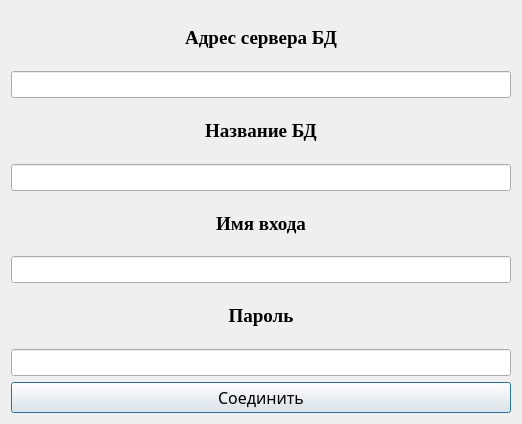
<?xml version="1.0" encoding="UTF-8"?>
<ui version="4.0">
 <class>login</class>
 <widget class="QDialog" name="login">
  <property name="geometry">
   <rect>
    <x>0</x>
    <y>0</y>
    <width>522</width>
    <height>424</height>
   </rect>
  </property>
  <property name="windowTitle">
   <string>Dialog</string>
  </property>
  <layout class="QGridLayout" name="gridLayout">
   <item row="7" column="0">
    <widget class="QLineEdit" name="lineEdit_2">
     <property name="font">
      <font>
       <family>Times New Roman</family>
       <pointsize>12</pointsize>
       <weight>75</weight>
       <bold>true</bold>
      </font>
     </property>
     <property name="echoMode">
      <enum>QLineEdit::Password</enum>
     </property>
     <property name="alignment">
      <set>Qt::AlignCenter</set>
     </property>
    </widget>
   </item>
   <item row="1" column="0">
    <widget class="QLineEdit" name="lineEdit">
     <property name="font">
      <font>
       <family>Times New Roman</family>
       <pointsize>12</pointsize>
       <weight>75</weight>
       <bold>true</bold>
      </font>
     </property>
     <property name="alignment">
      <set>Qt::AlignCenter</set>
     </property>
    </widget>
   </item>
   <item row="2" column="0">
    <widget class="QLabel" name="label_2">
     <property name="font">
      <font>
       <family>Times New Roman</family>
       <pointsize>14</pointsize>
       <weight>75</weight>
       <bold>true</bold>
      </font>
     </property>
     <property name="text">
      <string>Название БД</string>
     </property>
     <property name="alignment">
      <set>Qt::AlignCenter</set>
     </property>
    </widget>
   </item>
   <item row="4" column="0">
    <widget class="QLabel" name="label_3">
     <property name="font">
      <font>
       <family>Times New Roman</family>
       <pointsize>14</pointsize>
       <weight>75</weight>
       <bold>true</bold>
      </font>
     </property>
     <property name="text">
      <string>Имя входа</string>
     </property>
     <property name="alignment">
      <set>Qt::AlignCenter</set>
     </property>
    </widget>
   </item>
   <item row="8" column="0">
    <widget class="QPushButton" name="pushButton">
     <property name="font">
      <font>
       <family>Segoe Print</family>
       <pointsize>12</pointsize>
       <weight>50</weight>
       <bold>false</bold>
      </font>
     </property>
     <property name="text">
      <string>Соединить</string>
     </property>
    </widget>
   </item>
   <item row="5" column="0">
    <widget class="QLineEdit" name="lineEdit_4">
     <property name="font">
      <font>
       <family>Times New Roman</family>
       <pointsize>12</pointsize>
       <weight>75</weight>
       <bold>true</bold>
      </font>
     </property>
     <property name="alignment">
      <set>Qt::AlignCenter</set>
     </property>
    </widget>
   </item>
   <item row="0" column="0">
    <widget class="QLabel" name="label">
     <property name="font">
      <font>
       <family>Times New Roman</family>
       <pointsize>14</pointsize>
       <weight>75</weight>
       <bold>true</bold>
      </font>
     </property>
     <property name="text">
      <string>Адрес сервера БД</string>
     </property>
     <property name="alignment">
      <set>Qt::AlignCenter</set>
     </property>
    </widget>
   </item>
   <item row="3" column="0">
    <widget class="QLineEdit" name="lineEdit_3">
     <property name="font">
      <font>
       <family>Times New Roman</family>
       <pointsize>12</pointsize>
       <weight>75</weight>
       <bold>true</bold>
      </font>
     </property>
     <property name="alignment">
      <set>Qt::AlignCenter</set>
     </property>
    </widget>
   </item>
   <item row="6" column="0">
    <widget class="QLabel" name="label_4">
     <property name="font">
      <font>
       <family>Times New Roman</family>
       <pointsize>14</pointsize>
       <weight>75</weight>
       <bold>true</bold>
      </font>
     </property>
     <property name="text">
      <string>Пароль</string>
     </property>
     <property name="alignment">
      <set>Qt::AlignCenter</set>
     </property>
    </widget>
   </item>
  </layout>
 </widget>
 <resources/>
 <connections/>
</ui>
